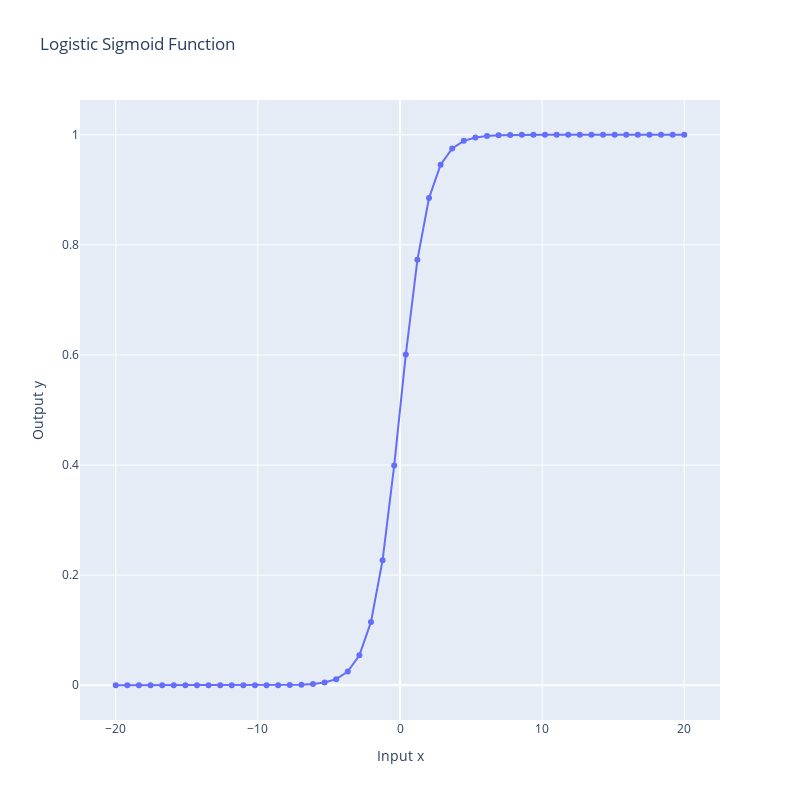

The notebook cell saved with this chart:
### Markdown cell above
また、ロジスティック関数の返り値がどのようなグラフを描くのかを確認してみましょう。  
ここでは作図にplotlyを利用したので、グラフの表示範囲を自分で変更して観察してください。

### Code cell
x = np.linspace(-20,20, 50)
y = logistic_sigmoid(x, a=1)
sample_df = pd.DataFrame({"Input x":x, 
                          "Output y": y})

logistic_sigmoid_fig = px.line(data_frame=sample_df, 
                               x="Input x",y="Output y", 
                               width=800, height=800, 
                               markers=True,
                               title="Logistic Sigmoid Function"
                              )
logistic_sigmoid_fig.show()

### Figure 1 — Plotly figure (JSON) as saved in the notebook; plotly's stock layout.template omitted (floating-point values rounded to 4 significant figures)
{"data": [{"hovertemplate": "Input x=%{x}<br>Output y=%{y}<extra></extra>", "legendgroup": "", "line": {"color": "#636efa", "dash": "solid"}, "marker": {"symbol": "circle"}, "mode": "markers+lines", "name": "", "orientation": "v", "showlegend": false, "type": "scatter", "x": [-20, -19.18, -18.37, -17.55, -16.73, -15.92, -15.1, -14.29, -13.47, -12.65, -11.84, -11.02, -10.2, -9.388, -8.571, -7.755, -6.939, -6.122, -5.306, -4.49, -3.673, -2.857, -2.041, -1.224, -0.4082, 0.4082, 1.224, 2.041, 2.857, 3.673, 4.49, 5.306, 6.122, 6.939, 7.755, 8.571, 9.388, 10.2, 11.02, 11.84, 12.65, 13.47, 14.29, 15.1, 15.92, 16.73, 17.55, 18.37, 19.18, 20], "xaxis": "x", "y": [2.061e-09, 4.663e-09, 1.055e-08, 2.386e-08, 5.398e-08, 1.221e-07, 2.762e-07, 6.249e-07, 1.414e-06, 3.198e-06, 7.234e-06, 1.636e-05, 3.702e-05, 8.374e-05, 0.0001894, 0.0004284, 0.0009685, 0.002188, 0.004937, 0.0111, 0.02476, 0.05431, 0.115, 0.2271, 0.3994, 0.6006, 0.7729, 0.885, 0.9457, 0.9752, 0.9889, 0.9951, 0.9978, 0.999, 0.9996, 0.9998, 0.9999, 1.0, 1.0, 1.0, 1.0, 1.0, 1.0, 1.0, 1.0, 1.0, 1.0, 1.0, 1.0, 1.0], "yaxis": "y"}], "layout": {"height": 800, "legend": {"tracegroupgap": 0}, "title": {"text": "Logistic Sigmoid Function"}, "width": 800, "xaxis": {"anchor": "y", "domain": [0, 1], "title": {"text": "Input x"}}, "yaxis": {"anchor": "x", "domain": [0, 1], "title": {"text": "Output y"}}}}
